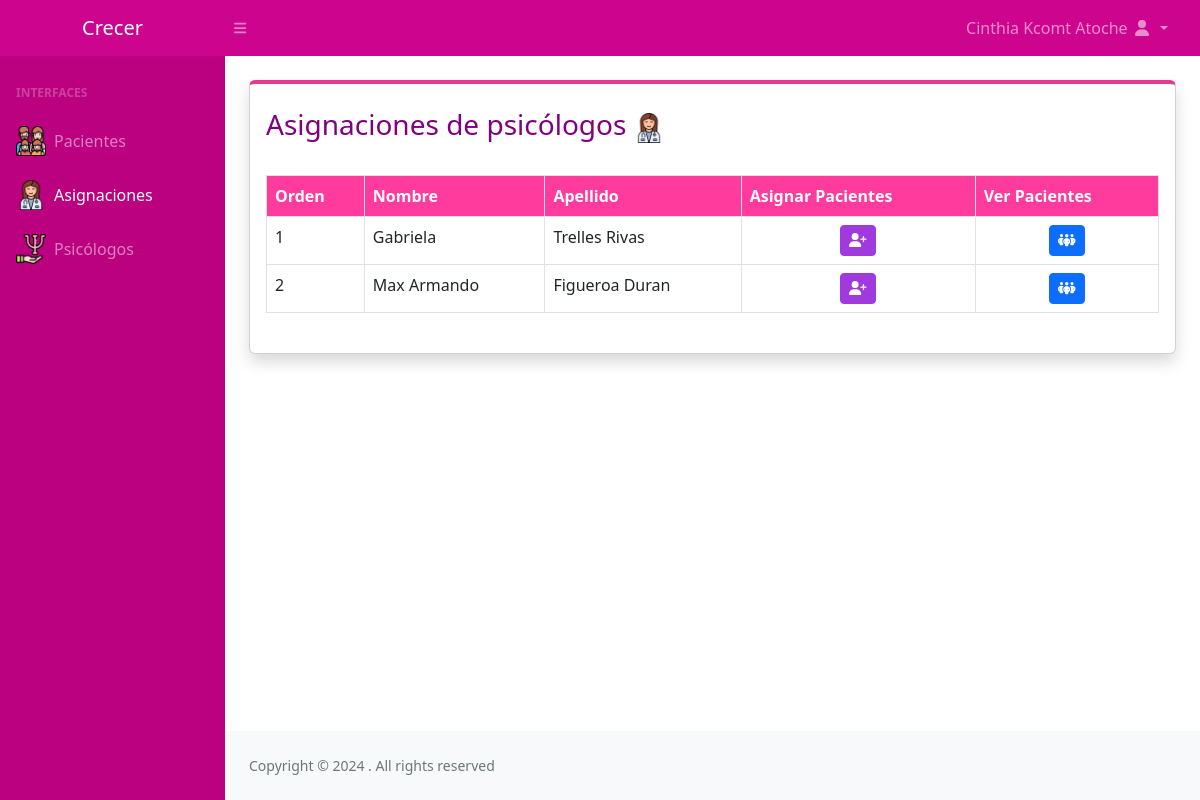
Screenshot of /Asignacion.php (signed in) with the database file from the repository.
### tables this page shows
CREATE TABLE `psicologos` (
  `Id` int(11) NOT NULL,
  `Nombre` varchar(50) NOT NULL,
  `Apellido` varchar(50) NOT NULL,
  `Sexo` varchar(30) NOT NULL,
  `Edad` int(11) NOT NULL,
  `Especialidad` varchar(200) NOT NULL,
  `Email` varchar(100) NOT NULL,
  `Telefono` int(11) NOT NULL,
  `Dni` int(11) NOT NULL,
  `Activo` int(11) NOT NULL DEFAULT 1,
  `Fecha_Registro` datetime NOT NULL
);

### Asignacion.php (the view, shortened to what this page needs)
<?php
$db = new Database();
$con = $db->conectar();
$sql = $con->prepare("SELECT Id, Nombre, Apellido FROM psicologos");
$sql->execute();
$resultado = $sql->fetchAll(PDO::FETCH_ASSOC);
?>
<?php
include 'Header.php';
?>
<main>
    <div class="container-fluid px-4">
        <div class="card border-top-rose shadow h-100 py-2 mb-4 mt-4">
            <div class="card-body">
                <div class="d-flex justify-content-between align-items-center ">
                    <h3 class="text-purple">Asignaciones de psicólogos <img src="Img/icons/medico.png" class="small-icon"></h3>
                </div>
                <br>
                <table id="employeeTable" class="table table-bordered">
                    <thead class="table-rose text-white">
                        <tr>
                            <th>Orden</th>
                            <th>Nombre</th>
                            <th>Apellido</th>
                            <th>Asignar Pacientes</th>
                            <th>Ver Pacientes</th>
                        </tr>
                    </thead>
                    <tbody>
                        <?php foreach ($resultado as $row) { ?>
                            <tr>
                                <td><?php echo $row['Id'] ?></td>
                                <td><?php echo $row['Nombre'] ?></td>
                                <td><?php echo $row['Apellido'] ?></td>
                                <td class="text-center">
                                    <a href="Asignacion_Psicologo.php?id=<?php echo $row['Id'] ?>&token=<?php echo hash_hmac('sha1', $row['Id'], KEY_TOKEN) ?>"
                                        class="btn btn-purpura btn-sm text-white">
                                        <i class="fa-solid fa-user-plus"></i>
                                    </a>
                                </td>
                                <td class="text-center">
                                    <a href="Detalle_Asignacion.php?id=<?php echo $row['Id'] ?>&token=<?php echo hash_hmac('sha1', $row['Id'], KEY_TOKEN) ?>"
                                        class="btn btn-primary btn-sm">
                                        <i class="fa-solid fa-people-group"></i>
                                    </a>
                                </td>
                            </tr>
                        <?php } ?>
                    </tbody>
                </table>
            </div>
        </div>
</main>
<?php include 'Footer.php'; ?>

### Css/Index.css (style rules this page uses)
.btn-purpura { background-color: #a03adf; border-color: #a03adf; }

### rows the page displays
psicologos: Id "1", Nombre "Gabriela", Apellido "Trelles Rivas"
psicologos: Id "2", Nombre "Max Armando", Apellido "Figueroa Duran"

### other values shown
$_SESSION['user_name'] "Cinthia Kcomt Atoche"
